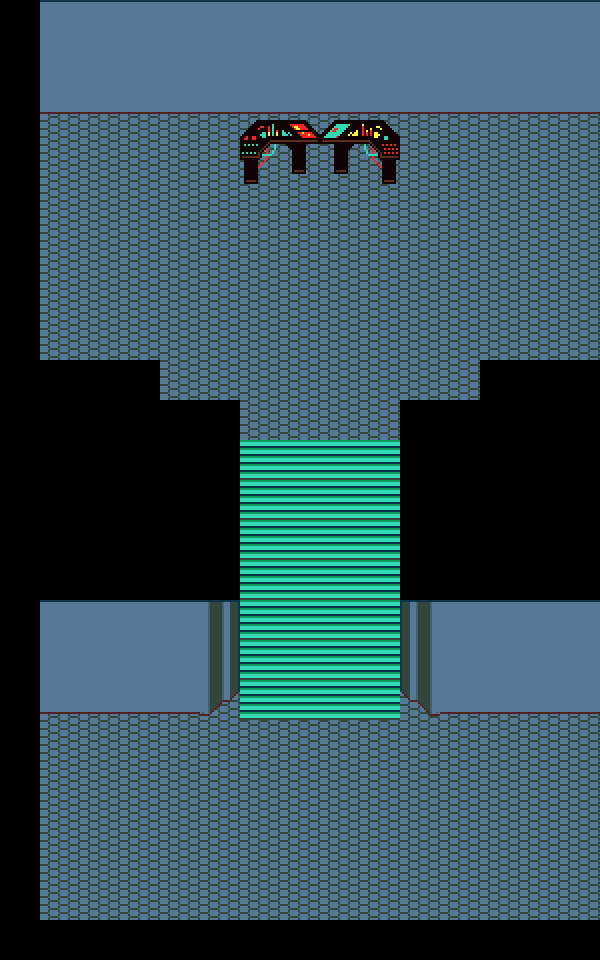

Rendered tile map (Tiled .tmx) drawn with the repository's tilesets; below, a short description and the full map source, tile grids included:
An orthogonal 15x24 tile map with 40x40 px tiles, 2 tile layers (Tile Layer 1, decal) and 18 objects (npc, interactable, spawn, exit).

<map version="1.9" tiledversion="1.9.0" orientation="orthogonal" renderorder="right-down" width="15" height="24" tilewidth="40" tileheight="40" infinite="0" nextlayerid="6" nextobjectid="20">
 <editorsettings>
  <export target="gamertimeentrance.lua" format="lua" />
 </editorsettings>
 <properties>
  <property name="border" value="cyber" />
  <property name="music" value="waitfortruth" />
 </properties>
 <tileset firstgid="1" source="../tilesets/hotland.tsx" />
 <layer id="1" name="Tile Layer 1" width="15" height="24">
  <data encoding="csv">
0,0,0,0,0,0,0,0,0,0,0,0,0,0,0,
0,0,0,0,0,0,0,0,0,0,0,0,0,0,0,
0,207,207,207,207,207,207,207,207,207,207,207,207,207,207,
0,207,207,207,207,207,207,207,207,207,207,207,207,207,207,
0,207,207,207,207,207,207,207,207,207,207,207,207,207,207,
0,207,207,207,207,207,207,207,207,207,207,207,207,207,207,
0,207,207,207,207,207,207,207,207,207,207,207,207,207,207,
0,207,207,207,207,207,207,207,207,207,207,207,207,207,207,
0,207,207,207,207,207,207,207,207,207,207,207,207,207,207,
0,0,0,0,207,207,207,207,207,207,207,207,0,0,0,
0,0,0,0,0,0,207,207,207,207,0,0,0,0,0,
0,0,0,0,0,0,205,205,205,205,0,0,0,0,0,
0,0,0,0,0,0,205,205,205,205,0,0,0,0,0,
0,0,0,0,0,0,205,205,205,205,0,0,0,0,0,
0,0,0,0,0,0,205,205,205,205,0,0,0,0,0,
0,0,0,0,0,0,205,205,205,205,0,0,0,0,0,
0,0,0,0,0,0,205,205,205,205,0,0,0,0,0,
0,207,207,207,207,207,205,205,205,205,207,207,207,207,207,
0,207,207,207,207,207,207,207,207,207,207,207,207,207,207,
0,207,207,207,207,207,207,207,207,207,207,207,207,207,207,
0,207,207,207,207,207,207,207,207,207,207,207,207,207,207,
0,207,207,207,207,207,207,207,207,207,207,207,207,207,207,
0,207,207,207,207,207,207,207,207,207,207,207,207,207,207,
0,0,0,0,0,0,0,0,0,0,0,0,0,0,0
</data>
 </layer>
 <layer id="2" name="decal" width="15" height="24">
  <data encoding="csv">
0,221,221,221,221,221,221,221,221,221,221,221,221,221,221,
0,239,239,239,239,239,239,239,239,239,239,239,239,239,239,
0,257,257,257,257,257,257,257,257,257,257,257,257,257,257,
0,0,0,0,0,0,171,173,169,170,0,0,0,0,0,
0,0,0,0,0,0,189,190,187,188,0,0,0,0,0,
0,0,0,0,0,0,0,0,0,0,0,0,0,0,0,
0,0,0,0,0,0,0,0,0,0,0,0,0,0,0,
0,0,0,0,0,0,0,0,0,0,0,0,0,0,0,
0,0,0,0,0,0,0,0,0,0,0,0,0,0,0,
0,0,0,0,0,0,0,0,0,0,0,0,0,0,0,
0,0,0,0,0,0,0,0,0,0,0,0,0,0,0,
0,0,0,0,0,0,0,0,0,0,0,0,0,0,0,
0,0,0,0,0,0,0,0,0,0,0,0,0,0,0,
0,0,0,0,0,0,0,0,0,0,0,0,0,0,0,
0,0,0,0,0,0,0,0,0,0,0,0,0,0,0,
0,221,221,221,221,222,0,0,0,0,220,221,221,221,221,
0,239,239,239,239,240,0,0,0,0,238,239,239,239,239,
0,257,257,257,257,258,0,0,0,0,256,257,257,257,257,
0,0,0,0,0,0,0,0,0,0,0,0,0,0,0,
0,0,0,0,0,0,0,0,0,0,0,0,0,0,0,
0,0,0,0,0,0,0,0,0,0,0,0,0,0,0,
0,0,0,0,0,0,0,0,0,0,0,0,0,0,0,
0,0,0,0,0,0,0,0,0,0,0,0,0,0,0,
0,0,0,0,0,0,0,0,0,0,0,0,0,0,0
</data>
 </layer>
 <objectgroup id="3" name="collision">
  <object id="1" x="40" y="80" width="560" height="40" />
  <object id="2" x="0" y="120" width="40" height="240" />
  <object id="3" x="40" y="360" width="120" height="40" />
  <object id="4" x="160" y="400" width="80" height="40" />
  <object id="5" x="400" y="400" width="80" height="40" />
  <object id="6" x="480" y="360" width="120" height="40" />
  <object id="7" x="400" y="440" width="40" height="280" />
  <object id="8" x="200" y="440" width="40" height="280" />
  <object id="9" x="40" y="680" width="160" height="40" />
  <object id="10" x="0" y="720" width="40" height="200" />
  <object id="11" x="40" y="920" width="560" height="40" />
  <object id="12" x="600" y="720" width="40" height="200" />
  <object id="13" x="440" y="680" width="160" height="40" />
  <object id="15" x="600" y="120" width="40" height="240" />
 </objectgroup>
 <objectgroup id="5" name="objects">
  <object id="16" name="npc" x="180" y="720" width="40" height="40">
   <properties>
    <property name="actor" value="labass" />
    <property name="cutscene" value="gamertime.labass" />
   </properties>
  </object>
  <object id="18" name="interactable" x="240" y="120" width="160" height="60">
   <properties>
    <property name="cutscene" value="gamertime.station" />
    <property name="solid" type="bool" value="true" />
   </properties>
  </object>
 </objectgroup>
 <objectgroup id="4" name="markers">
  <object id="14" name="spawn" x="300" y="840">
   <point />
  </object>
  <object id="19" name="exit" x="320" y="240">
   <point />
  </object>
 </objectgroup>
</map>
